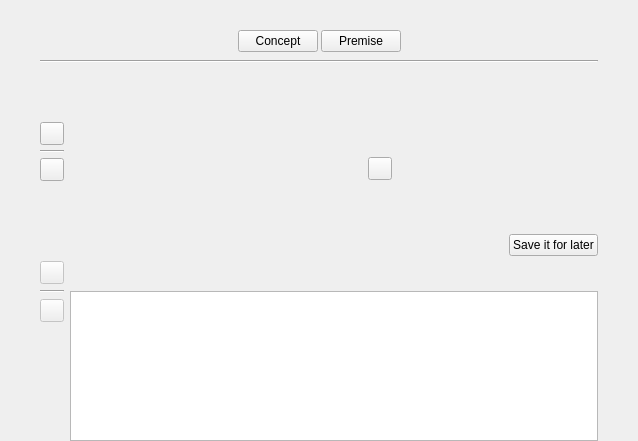
<?xml version="1.0" encoding="UTF-8"?>
<ui version="4.0">
 <class>PremiseBuilderWidget</class>
 <widget class="QWidget" name="PremiseBuilderWidget">
  <property name="geometry">
   <rect>
    <x>0</x>
    <y>0</y>
    <width>638</width>
    <height>441</height>
   </rect>
  </property>
  <property name="windowTitle">
   <string>Form</string>
  </property>
  <property name="relaxed-white-bg" stdset="0">
   <bool>true</bool>
  </property>
  <layout class="QVBoxLayout" name="verticalLayout">
   <property name="spacing">
    <number>3</number>
   </property>
   <property name="leftMargin">
    <number>40</number>
   </property>
   <property name="topMargin">
    <number>20</number>
   </property>
   <property name="rightMargin">
    <number>40</number>
   </property>
   <property name="bottomMargin">
    <number>0</number>
   </property>
   <item>
    <layout class="QHBoxLayout" name="horizontalLayout">
     <property name="topMargin">
      <number>10</number>
     </property>
     <property name="bottomMargin">
      <number>5</number>
     </property>
     <item>
      <spacer name="horizontalSpacer">
       <property name="orientation">
        <enum>Qt::Horizontal</enum>
       </property>
       <property name="sizeHint" stdset="0">
        <size>
         <width>40</width>
         <height>20</height>
        </size>
       </property>
      </spacer>
     </item>
     <item>
      <widget class="QPushButton" name="btnSeed">
       <property name="cursor">
        <cursorShape>PointingHandCursor</cursorShape>
       </property>
       <property name="toolTip">
        <string>Seed</string>
       </property>
       <property name="text">
        <string>Concept</string>
       </property>
       <property name="iconSize">
        <size>
         <width>28</width>
         <height>28</height>
        </size>
       </property>
       <property name="checkable">
        <bool>true</bool>
       </property>
       <property name="secondary-selector" stdset="0">
        <bool>true</bool>
       </property>
       <property name="transparent-rounded-bg-on-hover" stdset="0">
        <bool>true</bool>
       </property>
       <attribute name="buttonGroup">
        <string notr="true">buttonGroup</string>
       </attribute>
      </widget>
     </item>
     <item>
      <widget class="QPushButton" name="btnPremise">
       <property name="cursor">
        <cursorShape>PointingHandCursor</cursorShape>
       </property>
       <property name="toolTip">
        <string>Premise</string>
       </property>
       <property name="text">
        <string>Premise</string>
       </property>
       <property name="iconSize">
        <size>
         <width>28</width>
         <height>28</height>
        </size>
       </property>
       <property name="checkable">
        <bool>true</bool>
       </property>
       <property name="secondary-selector" stdset="0">
        <bool>true</bool>
       </property>
       <property name="transparent-rounded-bg-on-hover" stdset="0">
        <bool>true</bool>
       </property>
       <attribute name="buttonGroup">
        <string notr="true">buttonGroup</string>
       </attribute>
      </widget>
     </item>
     <item>
      <spacer name="horizontalSpacer_2">
       <property name="orientation">
        <enum>Qt::Horizontal</enum>
       </property>
       <property name="sizeHint" stdset="0">
        <size>
         <width>40</width>
         <height>20</height>
        </size>
       </property>
      </spacer>
     </item>
    </layout>
   </item>
   <item>
    <widget class="Line" name="line">
     <property name="orientation">
      <enum>Qt::Horizontal</enum>
     </property>
    </widget>
   </item>
   <item>
    <widget class="QStackedWidget" name="stackedWidget">
     <property name="currentIndex">
      <number>1</number>
     </property>
     <widget class="QWidget" name="pageSeed">
      <layout class="QVBoxLayout" name="verticalLayout_2">
       <property name="leftMargin">
        <number>0</number>
       </property>
       <property name="topMargin">
        <number>20</number>
       </property>
       <property name="rightMargin">
        <number>0</number>
       </property>
       <property name="bottomMargin">
        <number>15</number>
       </property>
       <item>
        <widget class="QScrollArea" name="scrollArea">
         <property name="frameShape">
          <enum>QFrame::NoFrame</enum>
         </property>
         <property name="widgetResizable">
          <bool>true</bool>
         </property>
         <widget class="QWidget" name="scrollAreaWidgetContents">
          <property name="geometry">
           <rect>
            <x>0</x>
            <y>0</y>
            <width>558</width>
            <height>312</height>
           </rect>
          </property>
          <property name="sizePolicy">
           <sizepolicy hsizetype="Preferred" vsizetype="Expanding">
            <horstretch>0</horstretch>
            <verstretch>0</verstretch>
           </sizepolicy>
          </property>
          <property name="relaxed-white-bg" stdset="0">
           <bool>true</bool>
          </property>
          <layout class="QVBoxLayout" name="verticalLayout_5">
           <property name="spacing">
            <number>5</number>
           </property>
           <property name="leftMargin">
            <number>0</number>
           </property>
           <property name="topMargin">
            <number>0</number>
           </property>
           <property name="rightMargin">
            <number>0</number>
           </property>
           <property name="bottomMargin">
            <number>0</number>
           </property>
           <item>
            <widget class="Subtitle" name="subtitleIdeas" native="true">
             <property name="title" stdset="0">
              <string>Ideas</string>
             </property>
             <property name="description" stdset="0">
              <string>Throw your ideas onto the board and toggle them on or off to narrow them down, developing your concept.</string>
             </property>
             <property name="icon" stdset="0">
              <string>fa5s.seedling</string>
             </property>
            </widget>
           </item>
           <item>
            <widget class="QWidget" name="wdgIdeasEditor" native="true"/>
           </item>
           <item>
            <widget class="Subtitle" name="subtitleConcept" native="true">
             <property name="title" stdset="0">
              <string>Concept</string>
             </property>
             <property name="description" stdset="0">
              <string>Turn your ideas into 'What if' questions to elevate them with drama, conflict, or mystery</string>
             </property>
             <property name="icon" stdset="0">
              <string>fa5s.question-circle</string>
             </property>
            </widget>
           </item>
           <item>
            <widget class="QWidget" name="wdgConceptEditor" native="true"/>
           </item>
           <item>
            <spacer name="verticalSpacer">
             <property name="orientation">
              <enum>Qt::Vertical</enum>
             </property>
             <property name="sizeHint" stdset="0">
              <size>
               <width>20</width>
               <height>100</height>
              </size>
             </property>
            </spacer>
           </item>
          </layout>
         </widget>
        </widget>
       </item>
       <item alignment="Qt::AlignRight">
        <widget class="QPushButton" name="btnNextToPremise">
         <property name="cursor">
          <cursorShape>PointingHandCursor</cursorShape>
         </property>
         <property name="text">
          <string>Next to premise</string>
         </property>
         <property name="base" stdset="0">
          <bool>true</bool>
         </property>
         <property name="positive" stdset="0">
          <bool>true</bool>
         </property>
        </widget>
       </item>
      </layout>
     </widget>
     <widget class="QWidget" name="pagePremise">
      <layout class="QVBoxLayout" name="verticalLayout_4">
       <property name="spacing">
        <number>5</number>
       </property>
       <property name="leftMargin">
        <number>0</number>
       </property>
       <property name="topMargin">
        <number>20</number>
       </property>
       <property name="rightMargin">
        <number>0</number>
       </property>
       <property name="bottomMargin">
        <number>0</number>
       </property>
       <item>
        <widget class="QScrollArea" name="scrollArea_3">
         <property name="frameShape">
          <enum>QFrame::NoFrame</enum>
         </property>
         <property name="widgetResizable">
          <bool>true</bool>
         </property>
         <widget class="QWidget" name="scrollAreaWidgetContents_3">
          <property name="geometry">
           <rect>
            <x>0</x>
            <y>0</y>
            <width>558</width>
            <height>355</height>
           </rect>
          </property>
          <property name="sizePolicy">
           <sizepolicy hsizetype="Preferred" vsizetype="Expanding">
            <horstretch>0</horstretch>
            <verstretch>0</verstretch>
           </sizepolicy>
          </property>
          <property name="relaxed-white-bg" stdset="0">
           <bool>true</bool>
          </property>
          <layout class="QVBoxLayout" name="verticalLayout_7">
           <property name="spacing">
            <number>5</number>
           </property>
           <property name="leftMargin">
            <number>0</number>
           </property>
           <property name="topMargin">
            <number>0</number>
           </property>
           <property name="rightMargin">
            <number>0</number>
           </property>
           <property name="bottomMargin">
            <number>0</number>
           </property>
           <item>
            <widget class="Subtitle" name="subtitlePremise" native="true">
             <property name="title" stdset="0">
              <string>Premise</string>
             </property>
             <property name="description" stdset="0">
              <string>Based on the concept, write a 1-2 sentence-long summary that encapsulates the story's code idea, typically including the main character, their goal, conflict, and stakes</string>
             </property>
             <property name="icon" stdset="0">
              <string>fa5s.scroll</string>
             </property>
            </widget>
           </item>
           <item alignment="Qt::AlignRight">
            <widget class="WordsDisplay" name="lblWordCount">
             <property name="sizePolicy">
              <sizepolicy hsizetype="Preferred" vsizetype="Maximum">
               <horstretch>0</horstretch>
               <verstretch>0</verstretch>
              </sizepolicy>
             </property>
             <property name="text">
              <string/>
             </property>
             <property name="description" stdset="0">
              <bool>true</bool>
             </property>
            </widget>
           </item>
           <item>
            <widget class="QWidget" name="widget_2" native="true">
             <layout class="QHBoxLayout" name="horizontalLayout_3">
              <property name="spacing">
               <number>1</number>
              </property>
              <property name="leftMargin">
               <number>0</number>
              </property>
              <property name="topMargin">
               <number>10</number>
              </property>
              <property name="rightMargin">
               <number>0</number>
              </property>
              <property name="bottomMargin">
               <number>45</number>
              </property>
              <item>
               <widget class="QWidget" name="widget_3" native="true">
                <layout class="QVBoxLayout" name="verticalLayout_8">
                 <property name="spacing">
                  <number>3</number>
                 </property>
                 <property name="leftMargin">
                  <number>0</number>
                 </property>
                 <property name="topMargin">
                  <number>0</number>
                 </property>
                 <property name="rightMargin">
                  <number>0</number>
                 </property>
                 <property name="bottomMargin">
                  <number>0</number>
                 </property>
                 <item>
                  <widget class="QToolButton" name="btnPremiseHighlight">
                   <property name="cursor">
                    <cursorShape>PointingHandCursor</cursorShape>
                   </property>
                   <property name="toolTip">
                    <string>Highlight keywords in premise</string>
                   </property>
                   <property name="text">
                    <string/>
                   </property>
                   <property name="checkable">
                    <bool>true</bool>
                   </property>
                   <property name="transparent" stdset="0">
                    <bool>true</bool>
                   </property>
                  </widget>
                 </item>
                 <item>
                  <widget class="Line" name="line_2">
                   <property name="orientation">
                    <enum>Qt::Horizontal</enum>
                   </property>
                  </widget>
                 </item>
                 <item>
                  <widget class="QToolButton" name="btnPremiseClear">
                   <property name="cursor">
                    <cursorShape>PointingHandCursor</cursorShape>
                   </property>
                   <property name="toolTip">
                    <string>Reset current premise without saving it</string>
                   </property>
                   <property name="text">
                    <string/>
                   </property>
                   <property name="transparent" stdset="0">
                    <bool>true</bool>
                   </property>
                  </widget>
                 </item>
                </layout>
               </widget>
              </item>
              <item>
               <widget class="QWidget" name="wdgAttributesParent" native="true">
                <layout class="QHBoxLayout" name="horizontalLayout_6">
                 <property name="spacing">
                  <number>3</number>
                 </property>
                 <property name="leftMargin">
                  <number>2</number>
                 </property>
                 <property name="topMargin">
                  <number>35</number>
                 </property>
                 <property name="rightMargin">
                  <number>2</number>
                 </property>
                 <property name="bottomMargin">
                  <number>2</number>
                 </property>
                 <item>
                  <spacer name="horizontalSpacer_5">
                   <property name="orientation">
                    <enum>Qt::Horizontal</enum>
                   </property>
                   <property name="sizeType">
                    <enum>QSizePolicy::Fixed</enum>
                   </property>
                   <property name="sizeHint" stdset="0">
                    <size>
                     <width>40</width>
                     <height>20</height>
                    </size>
                   </property>
                  </spacer>
                 </item>
                 <item>
                  <widget class="QWidget" name="wdgPremiseParent" native="true">
                   <property name="sizePolicy">
                    <sizepolicy hsizetype="Expanding" vsizetype="Maximum">
                     <horstretch>0</horstretch>
                     <verstretch>0</verstretch>
                    </sizepolicy>
                   </property>
                   <property name="maximumSize">
                    <size>
                     <width>1200</width>
                     <height>16777215</height>
                    </size>
                   </property>
                   <layout class="QHBoxLayout" name="horizontalLayout_7">
                    <property name="spacing">
                     <number>3</number>
                    </property>
                    <property name="leftMargin">
                     <number>100</number>
                    </property>
                    <property name="topMargin">
                     <number>2</number>
                    </property>
                    <property name="rightMargin">
                     <number>2</number>
                    </property>
                    <property name="bottomMargin">
                     <number>2</number>
                    </property>
                    <item alignment="Qt::AlignHCenter">
                     <widget class="QToolButton" name="btnPremiseIcon">
                      <property name="text">
                       <string/>
                      </property>
                      <property name="transparent" stdset="0">
                       <bool>true</bool>
                      </property>
                     </widget>
                    </item>
                   </layout>
                  </widget>
                 </item>
                 <item>
                  <spacer name="horizontalSpacer_7">
                   <property name="orientation">
                    <enum>Qt::Horizontal</enum>
                   </property>
                   <property name="sizeType">
                    <enum>QSizePolicy::Fixed</enum>
                   </property>
                   <property name="sizeHint" stdset="0">
                    <size>
                     <width>40</width>
                     <height>20</height>
                    </size>
                   </property>
                  </spacer>
                 </item>
                </layout>
               </widget>
              </item>
             </layout>
            </widget>
           </item>
           <item alignment="Qt::AlignRight">
            <widget class="QPushButton" name="btnSavePremise">
             <property name="cursor">
              <cursorShape>PointingHandCursor</cursorShape>
             </property>
             <property name="text">
              <string>Save it for later</string>
             </property>
             <property name="base" stdset="0">
              <bool>false</bool>
             </property>
             <property name="positive" stdset="0">
              <bool>false</bool>
             </property>
             <property name="transparent" stdset="0">
              <bool>true</bool>
             </property>
            </widget>
           </item>
           <item>
            <widget class="QWidget" name="widget_4" native="true">
             <layout class="QHBoxLayout" name="horizontalLayout_4">
              <property name="leftMargin">
               <number>0</number>
              </property>
              <property name="topMargin">
               <number>0</number>
              </property>
              <property name="rightMargin">
               <number>0</number>
              </property>
              <property name="bottomMargin">
               <number>0</number>
              </property>
              <item>
               <layout class="QVBoxLayout" name="verticalLayout_9">
                <item>
                 <widget class="QToolButton" name="btnRestorePremiseArchive">
                  <property name="enabled">
                   <bool>false</bool>
                  </property>
                  <property name="cursor">
                   <cursorShape>PointingHandCursor</cursorShape>
                  </property>
                  <property name="toolTip">
                   <string>Restore selected premise from archive</string>
                  </property>
                  <property name="text">
                   <string/>
                  </property>
                  <property name="transparent" stdset="0">
                   <bool>true</bool>
                  </property>
                 </widget>
                </item>
                <item>
                 <widget class="Line" name="lineSide">
                  <property name="orientation">
                   <enum>Qt::Horizontal</enum>
                  </property>
                 </widget>
                </item>
                <item>
                 <widget class="QToolButton" name="btnDeletePremiseArchive">
                  <property name="enabled">
                   <bool>false</bool>
                  </property>
                  <property name="cursor">
                   <cursorShape>PointingHandCursor</cursorShape>
                  </property>
                  <property name="toolTip">
                   <string>Remove selected premise from archive</string>
                  </property>
                  <property name="text">
                   <string/>
                  </property>
                  <property name="transparent" stdset="0">
                   <bool>true</bool>
                  </property>
                 </widget>
                </item>
                <item>
                 <spacer name="verticalSpacer_2">
                  <property name="orientation">
                   <enum>Qt::Vertical</enum>
                  </property>
                  <property name="sizeHint" stdset="0">
                   <size>
                    <width>20</width>
                    <height>40</height>
                   </size>
                  </property>
                 </spacer>
                </item>
               </layout>
              </item>
              <item>
               <layout class="QVBoxLayout" name="verticalLayout_10">
                <item>
                 <widget class="QWidget" name="wdgArchiveTop" native="true">
                  <layout class="QHBoxLayout" name="horizontalLayout_5">
                   <property name="spacing">
                    <number>0</number>
                   </property>
                   <property name="leftMargin">
                    <number>2</number>
                   </property>
                   <property name="topMargin">
                    <number>2</number>
                   </property>
                   <property name="rightMargin">
                    <number>2</number>
                   </property>
                   <property name="bottomMargin">
                    <number>2</number>
                   </property>
                   <item>
                    <spacer name="horizontalSpacer_3">
                     <property name="orientation">
                      <enum>Qt::Horizontal</enum>
                     </property>
                     <property name="sizeHint" stdset="0">
                      <size>
                       <width>40</width>
                       <height>20</height>
                      </size>
                     </property>
                    </spacer>
                   </item>
                  </layout>
                 </widget>
                </item>
                <item>
                 <widget class="QTableView" name="tblPremiseArchive">
                  <attribute name="horizontalHeaderVisible">
                   <bool>false</bool>
                  </attribute>
                  <attribute name="verticalHeaderVisible">
                   <bool>false</bool>
                  </attribute>
                 </widget>
                </item>
               </layout>
              </item>
             </layout>
            </widget>
           </item>
          </layout>
         </widget>
        </widget>
       </item>
      </layout>
     </widget>
    </widget>
   </item>
  </layout>
 </widget>
 <customwidgets>
  <customwidget>
   <class>Subtitle</class>
   <extends>QWidget</extends>
   <header>plotlyst.view.widget.display</header>
   <container>1</container>
  </customwidget>
  <customwidget>
   <class>WordsDisplay</class>
   <extends>QLabel</extends>
   <header>plotlyst.view.widget.display</header>
  </customwidget>
 </customwidgets>
 <resources/>
 <connections>
  <connection>
   <sender>btnNextToPremise</sender>
   <signal>clicked()</signal>
   <receiver>btnPremise</receiver>
   <slot>click()</slot>
   <hints>
    <hint type="sourcelabel">
     <x>530</x>
     <y>415</y>
    </hint>
    <hint type="destinationlabel">
     <x>379</x>
     <y>45</y>
    </hint>
   </hints>
  </connection>
 </connections>
 <buttongroups>
  <buttongroup name="buttonGroup"/>
 </buttongroups>
</ui>
